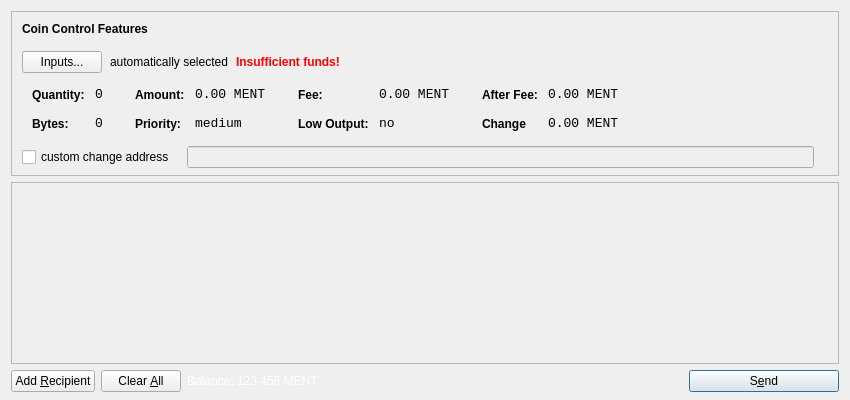
<?xml version="1.0" encoding="UTF-8"?>
<ui version="4.0">
 <class>SendCoinsDialog</class>
 <widget class="QDialog" name="SendCoinsDialog">
  <property name="geometry">
   <rect>
    <x>0</x>
    <y>0</y>
    <width>850</width>
    <height>400</height>
   </rect>
  </property>
  <property name="windowTitle">
   <string>Send Coins</string>
  </property>
  <layout class="QVBoxLayout" name="verticalLayout" stretch="0,1,0">
   <property name="bottomMargin">
    <number>8</number>
   </property>
   <item>
    <widget class="QFrame" name="frameCoinControl">
     <property name="sizePolicy">
      <sizepolicy hsizetype="Expanding" vsizetype="Expanding">
       <horstretch>0</horstretch>
       <verstretch>0</verstretch>
      </sizepolicy>
     </property>
     <property name="maximumSize">
      <size>
       <width>16777215</width>
       <height>16777215</height>
      </size>
     </property>
     <property name="frameShape">
      <enum>QFrame::StyledPanel</enum>
     </property>
     <property name="frameShadow">
      <enum>QFrame::Sunken</enum>
     </property>
     <layout class="QVBoxLayout" name="verticalLayoutCoinControl2">
      <property name="spacing">
       <number>-1</number>
      </property>
      <property name="leftMargin">
       <number>0</number>
      </property>
      <property name="topMargin">
       <number>0</number>
      </property>
      <property name="rightMargin">
       <number>0</number>
      </property>
      <property name="bottomMargin">
       <number>6</number>
      </property>
      <item>
       <layout class="QVBoxLayout" name="verticalLayoutCoinControl" stretch="0,0,0,0,1">
        <property name="spacing">
         <number>0</number>
        </property>
        <property name="leftMargin">
         <number>10</number>
        </property>
        <property name="topMargin">
         <number>10</number>
        </property>
        <item>
         <layout class="QHBoxLayout" name="horizontalLayoutCoinControl1">
          <property name="bottomMargin">
           <number>15</number>
          </property>
          <item>
           <widget class="QLabel" name="labelCoinControlFeatures">
            <property name="sizePolicy">
             <sizepolicy hsizetype="Preferred" vsizetype="Maximum">
              <horstretch>0</horstretch>
              <verstretch>0</verstretch>
             </sizepolicy>
            </property>
            <property name="font">
             <font>
              <weight>75</weight>
              <bold>true</bold>
             </font>
            </property>
            <property name="styleSheet">
             <string notr="true">font-weight:bold;</string>
            </property>
            <property name="text">
             <string>Coin Control Features</string>
            </property>
           </widget>
          </item>
         </layout>
        </item>
        <item>
         <layout class="QHBoxLayout" name="horizontalLayoutCoinControl2" stretch="0,0,0,0">
          <property name="spacing">
           <number>8</number>
          </property>
          <property name="bottomMargin">
           <number>10</number>
          </property>
          <item>
           <widget class="QPushButton" name="pushButtonCoinControl">
            <property name="styleSheet">
             <string notr="true"/>
            </property>
            <property name="text">
             <string>Inputs...</string>
            </property>
           </widget>
          </item>
          <item>
           <widget class="QLabel" name="labelCoinControlAutomaticallySelected">
            <property name="text">
             <string>automatically selected</string>
            </property>
            <property name="margin">
             <number>5</number>
            </property>
           </widget>
          </item>
          <item>
           <widget class="QLabel" name="labelCoinControlInsuffFunds">
            <property name="font">
             <font>
              <weight>75</weight>
              <bold>true</bold>
             </font>
            </property>
            <property name="styleSheet">
             <string notr="true">color:red;font-weight:bold;</string>
            </property>
            <property name="text">
             <string>Insufficient funds!</string>
            </property>
            <property name="margin">
             <number>5</number>
            </property>
           </widget>
          </item>
          <item>
           <spacer name="horizontalSpacerCoinControl">
            <property name="orientation">
             <enum>Qt::Horizontal</enum>
            </property>
            <property name="sizeHint" stdset="0">
             <size>
              <width>40</width>
              <height>1</height>
             </size>
            </property>
           </spacer>
          </item>
         </layout>
        </item>
        <item>
         <widget class="QWidget" name="widgetCoinControl" native="true">
          <property name="sizePolicy">
           <sizepolicy hsizetype="Preferred" vsizetype="Preferred">
            <horstretch>0</horstretch>
            <verstretch>0</verstretch>
           </sizepolicy>
          </property>
          <property name="minimumSize">
           <size>
            <width>0</width>
            <height>0</height>
           </size>
          </property>
          <property name="styleSheet">
           <string notr="true"/>
          </property>
          <layout class="QHBoxLayout" name="horizontalLayoutCoinControl5">
           <property name="margin">
            <number>0</number>
           </property>
           <item>
            <layout class="QHBoxLayout" name="horizontalLayoutCoinControl3" stretch="0,0,0,1">
             <property name="spacing">
              <number>20</number>
             </property>
             <property name="topMargin">
              <number>0</number>
             </property>
             <property name="bottomMargin">
              <number>10</number>
             </property>
             <item>
              <layout class="QFormLayout" name="formLayoutCoinControl1">
               <property name="horizontalSpacing">
                <number>10</number>
               </property>
               <property name="verticalSpacing">
                <number>14</number>
               </property>
               <property name="leftMargin">
                <number>10</number>
               </property>
               <property name="topMargin">
                <number>4</number>
               </property>
               <property name="rightMargin">
                <number>6</number>
               </property>
               <item row="0" column="0">
                <widget class="QLabel" name="labelCoinControlQuantityText">
                 <property name="styleSheet">
                  <string notr="true">font-weight:bold;</string>
                 </property>
                 <property name="text">
                  <string>Quantity:</string>
                 </property>
                 <property name="margin">
                  <number>0</number>
                 </property>
                </widget>
               </item>
               <item row="0" column="1">
                <widget class="QLabel" name="labelCoinControlQuantity">
                 <property name="font">
                  <font>
                   <family>Monospace</family>
                   <pointsize>10</pointsize>
                  </font>
                 </property>
                 <property name="cursor">
                  <cursorShape>IBeamCursor</cursorShape>
                 </property>
                 <property name="contextMenuPolicy">
                  <enum>Qt::ActionsContextMenu</enum>
                 </property>
                 <property name="text">
                  <string>0</string>
                 </property>
                 <property name="margin">
                  <number>0</number>
                 </property>
                 <property name="textInteractionFlags">
                  <set>Qt::LinksAccessibleByMouse|Qt::TextSelectableByKeyboard|Qt::TextSelectableByMouse</set>
                 </property>
                </widget>
               </item>
               <item row="1" column="0">
                <widget class="QLabel" name="labelCoinControlBytesText">
                 <property name="styleSheet">
                  <string notr="true">font-weight:bold;</string>
                 </property>
                 <property name="text">
                  <string>Bytes:</string>
                 </property>
                </widget>
               </item>
               <item row="1" column="1">
                <widget class="QLabel" name="labelCoinControlBytes">
                 <property name="font">
                  <font>
                   <family>Monospace</family>
                   <pointsize>10</pointsize>
                  </font>
                 </property>
                 <property name="cursor">
                  <cursorShape>IBeamCursor</cursorShape>
                 </property>
                 <property name="contextMenuPolicy">
                  <enum>Qt::ActionsContextMenu</enum>
                 </property>
                 <property name="text">
                  <string>0</string>
                 </property>
                 <property name="textInteractionFlags">
                  <set>Qt::LinksAccessibleByMouse|Qt::TextSelectableByKeyboard|Qt::TextSelectableByMouse</set>
                 </property>
                </widget>
               </item>
              </layout>
             </item>
             <item>
              <layout class="QFormLayout" name="formLayoutCoinControl2">
               <property name="horizontalSpacing">
                <number>10</number>
               </property>
               <property name="verticalSpacing">
                <number>14</number>
               </property>
               <property name="leftMargin">
                <number>6</number>
               </property>
               <property name="topMargin">
                <number>4</number>
               </property>
               <property name="rightMargin">
                <number>6</number>
               </property>
               <item row="0" column="0">
                <widget class="QLabel" name="labelCoinControlAmountText">
                 <property name="styleSheet">
                  <string notr="true">font-weight:bold;</string>
                 </property>
                 <property name="text">
                  <string>Amount:</string>
                 </property>
                 <property name="margin">
                  <number>0</number>
                 </property>
                </widget>
               </item>
               <item row="0" column="1">
                <widget class="QLabel" name="labelCoinControlAmount">
                 <property name="font">
                  <font>
                   <family>Monospace</family>
                   <pointsize>10</pointsize>
                  </font>
                 </property>
                 <property name="cursor">
                  <cursorShape>IBeamCursor</cursorShape>
                 </property>
                 <property name="contextMenuPolicy">
                  <enum>Qt::ActionsContextMenu</enum>
                 </property>
                 <property name="text">
                  <string>0.00 MENT</string>
                 </property>
                 <property name="textInteractionFlags">
                  <set>Qt::LinksAccessibleByMouse|Qt::TextSelectableByKeyboard|Qt::TextSelectableByMouse</set>
                 </property>
                </widget>
               </item>
               <item row="1" column="0">
                <widget class="QLabel" name="labelCoinControlPriorityText">
                 <property name="styleSheet">
                  <string notr="true">font-weight:bold;</string>
                 </property>
                 <property name="text">
                  <string>Priority:</string>
                 </property>
                </widget>
               </item>
               <item row="1" column="1">
                <widget class="QLabel" name="labelCoinControlPriority">
                 <property name="font">
                  <font>
                   <family>Monospace</family>
                   <pointsize>10</pointsize>
                  </font>
                 </property>
                 <property name="cursor">
                  <cursorShape>IBeamCursor</cursorShape>
                 </property>
                 <property name="contextMenuPolicy">
                  <enum>Qt::ActionsContextMenu</enum>
                 </property>
                 <property name="text">
                  <string>medium</string>
                 </property>
                 <property name="textInteractionFlags">
                  <set>Qt::LinksAccessibleByMouse|Qt::TextSelectableByKeyboard|Qt::TextSelectableByMouse</set>
                 </property>
                </widget>
               </item>
              </layout>
             </item>
             <item>
              <layout class="QFormLayout" name="formLayoutCoinControl3">
               <property name="horizontalSpacing">
                <number>10</number>
               </property>
               <property name="verticalSpacing">
                <number>14</number>
               </property>
               <property name="leftMargin">
                <number>6</number>
               </property>
               <property name="topMargin">
                <number>4</number>
               </property>
               <property name="rightMargin">
                <number>6</number>
               </property>
               <item row="0" column="0">
                <widget class="QLabel" name="labelCoinControlFeeText">
                 <property name="styleSheet">
                  <string notr="true">font-weight:bold;</string>
                 </property>
                 <property name="text">
                  <string>Fee:</string>
                 </property>
                 <property name="margin">
                  <number>0</number>
                 </property>
                </widget>
               </item>
               <item row="0" column="1">
                <widget class="QLabel" name="labelCoinControlFee">
                 <property name="font">
                  <font>
                   <family>Monospace</family>
                   <pointsize>10</pointsize>
                  </font>
                 </property>
                 <property name="cursor">
                  <cursorShape>IBeamCursor</cursorShape>
                 </property>
                 <property name="contextMenuPolicy">
                  <enum>Qt::ActionsContextMenu</enum>
                 </property>
                 <property name="text">
                  <string>0.00 MENT</string>
                 </property>
                 <property name="textInteractionFlags">
                  <set>Qt::LinksAccessibleByMouse|Qt::TextSelectableByKeyboard|Qt::TextSelectableByMouse</set>
                 </property>
                </widget>
               </item>
               <item row="1" column="0">
                <widget class="QLabel" name="labelCoinControlLowOutputText">
                 <property name="styleSheet">
                  <string notr="true">font-weight:bold;</string>
                 </property>
                 <property name="text">
                  <string>Low Output:</string>
                 </property>
                </widget>
               </item>
               <item row="1" column="1">
                <widget class="QLabel" name="labelCoinControlLowOutput">
                 <property name="font">
                  <font>
                   <family>Monospace</family>
                   <pointsize>10</pointsize>
                  </font>
                 </property>
                 <property name="cursor">
                  <cursorShape>IBeamCursor</cursorShape>
                 </property>
                 <property name="contextMenuPolicy">
                  <enum>Qt::ActionsContextMenu</enum>
                 </property>
                 <property name="text">
                  <string>no</string>
                 </property>
                 <property name="textInteractionFlags">
                  <set>Qt::LinksAccessibleByMouse|Qt::TextSelectableByKeyboard|Qt::TextSelectableByMouse</set>
                 </property>
                </widget>
               </item>
              </layout>
             </item>
             <item>
              <layout class="QFormLayout" name="formLayoutCoinControl4">
               <property name="horizontalSpacing">
                <number>10</number>
               </property>
               <property name="verticalSpacing">
                <number>14</number>
               </property>
               <property name="leftMargin">
                <number>6</number>
               </property>
               <property name="topMargin">
                <number>4</number>
               </property>
               <property name="rightMargin">
                <number>6</number>
               </property>
               <item row="0" column="0">
                <widget class="QLabel" name="labelCoinControlAfterFeeText">
                 <property name="styleSheet">
                  <string notr="true">font-weight:bold;</string>
                 </property>
                 <property name="text">
                  <string>After Fee:</string>
                 </property>
                 <property name="margin">
                  <number>0</number>
                 </property>
                </widget>
               </item>
               <item row="0" column="1">
                <widget class="QLabel" name="labelCoinControlAfterFee">
                 <property name="font">
                  <font>
                   <family>Monospace</family>
                   <pointsize>10</pointsize>
                  </font>
                 </property>
                 <property name="cursor">
                  <cursorShape>IBeamCursor</cursorShape>
                 </property>
                 <property name="contextMenuPolicy">
                  <enum>Qt::ActionsContextMenu</enum>
                 </property>
                 <property name="text">
                  <string>0.00 MENT</string>
                 </property>
                 <property name="textInteractionFlags">
                  <set>Qt::LinksAccessibleByMouse|Qt::TextSelectableByKeyboard|Qt::TextSelectableByMouse</set>
                 </property>
                </widget>
               </item>
               <item row="1" column="0">
                <widget class="QLabel" name="labelCoinControlChangeText">
                 <property name="styleSheet">
                  <string notr="true">font-weight:bold;</string>
                 </property>
                 <property name="text">
                  <string>Change</string>
                 </property>
                </widget>
               </item>
               <item row="1" column="1">
                <widget class="QLabel" name="labelCoinControlChange">
                 <property name="font">
                  <font>
                   <family>Monospace</family>
                   <pointsize>10</pointsize>
                  </font>
                 </property>
                 <property name="cursor">
                  <cursorShape>IBeamCursor</cursorShape>
                 </property>
                 <property name="contextMenuPolicy">
                  <enum>Qt::ActionsContextMenu</enum>
                 </property>
                 <property name="text">
                  <string>0.00 MENT</string>
                 </property>
                 <property name="textInteractionFlags">
                  <set>Qt::LinksAccessibleByMouse|Qt::TextSelectableByKeyboard|Qt::TextSelectableByMouse</set>
                 </property>
                </widget>
               </item>
              </layout>
             </item>
            </layout>
           </item>
          </layout>
         </widget>
        </item>
        <item>
         <layout class="QHBoxLayout" name="horizontalLayoutCoinControl4" stretch="0,0,0">
          <property name="spacing">
           <number>12</number>
          </property>
          <property name="sizeConstraint">
           <enum>QLayout::SetDefaultConstraint</enum>
          </property>
          <property name="topMargin">
           <number>5</number>
          </property>
          <property name="rightMargin">
           <number>5</number>
          </property>
          <item>
           <widget class="QCheckBox" name="checkBoxCoinControlChange">
            <property name="text">
             <string>custom change address</string>
            </property>
           </widget>
          </item>
          <item>
           <widget class="QLineEdit" name="lineEditCoinControlChange">
            <property name="enabled">
             <bool>false</bool>
            </property>
            <property name="sizePolicy">
             <sizepolicy hsizetype="Expanding" vsizetype="Fixed">
              <horstretch>0</horstretch>
              <verstretch>0</verstretch>
             </sizepolicy>
            </property>
           </widget>
          </item>
          <item>
           <widget class="QLabel" name="labelCoinControlChangeLabel">
            <property name="sizePolicy">
             <sizepolicy hsizetype="Preferred" vsizetype="Expanding">
              <horstretch>0</horstretch>
              <verstretch>0</verstretch>
             </sizepolicy>
            </property>
            <property name="minimumSize">
             <size>
              <width>0</width>
              <height>0</height>
             </size>
            </property>
            <property name="text">
             <string/>
            </property>
            <property name="margin">
             <number>3</number>
            </property>
           </widget>
          </item>
         </layout>
        </item>
        <item>
         <spacer name="verticalSpacerCoinControl">
          <property name="orientation">
           <enum>Qt::Vertical</enum>
          </property>
          <property name="sizeHint" stdset="0">
           <size>
            <width>800</width>
            <height>1</height>
           </size>
          </property>
         </spacer>
        </item>
       </layout>
      </item>
     </layout>
    </widget>
   </item>
   <item>
    <widget class="QScrollArea" name="scrollArea">
     <property name="widgetResizable">
      <bool>true</bool>
     </property>
     <widget class="QWidget" name="scrollAreaWidgetContents">
      <property name="geometry">
       <rect>
        <x>0</x>
        <y>0</y>
        <width>830</width>
        <height>165</height>
       </rect>
      </property>
      <layout class="QVBoxLayout" name="verticalLayout_2">
       <property name="margin">
        <number>0</number>
       </property>
       <item>
        <layout class="QVBoxLayout" name="entries">
         <property name="spacing">
          <number>6</number>
         </property>
        </layout>
       </item>
       <item>
        <spacer name="verticalSpacer">
         <property name="orientation">
          <enum>Qt::Vertical</enum>
         </property>
         <property name="sizeHint" stdset="0">
          <size>
           <width>20</width>
           <height>40</height>
          </size>
         </property>
        </spacer>
       </item>
      </layout>
     </widget>
    </widget>
   </item>
   <item>
    <layout class="QHBoxLayout" name="horizontalLayout">
     <item>
      <widget class="QPushButton" name="addButton">
       <property name="toolTip">
        <string>Send to multiple recipients at once</string>
       </property>
       <property name="text">
        <string>Add &amp;Recipient</string>
       </property>
       <property name="icon">
        <iconset resource="../bitcoin.qrc">
         <normaloff>:/icons/add</normaloff>:/icons/add</iconset>
       </property>
       <property name="autoDefault">
        <bool>false</bool>
       </property>
      </widget>
     </item>
     <item>
      <widget class="QPushButton" name="clearButton">
       <property name="sizePolicy">
        <sizepolicy hsizetype="Minimum" vsizetype="Fixed">
         <horstretch>0</horstretch>
         <verstretch>0</verstretch>
        </sizepolicy>
       </property>
       <property name="toolTip">
        <string>Remove all transaction fields</string>
       </property>
       <property name="text">
        <string>Clear &amp;All</string>
       </property>
       <property name="icon">
        <iconset resource="../bitcoin.qrc">
         <normaloff>:/icons/remove</normaloff>:/icons/remove</iconset>
       </property>
       <property name="autoRepeatDelay">
        <number>300</number>
       </property>
       <property name="autoDefault">
        <bool>false</bool>
       </property>
      </widget>
     </item>
     <item>
      <layout class="QHBoxLayout" name="horizontalLayout_2">
       <property name="spacing">
        <number>3</number>
       </property>
       <item>
        <widget class="QLabel" name="label">
         <property name="sizePolicy">
          <sizepolicy hsizetype="Preferred" vsizetype="Fixed">
           <horstretch>0</horstretch>
           <verstretch>0</verstretch>
          </sizepolicy>
         </property>
         <property name="styleSheet">
             <string notr="true">QLabel { color: white; }</string>
         </property>
         <property name="text">
          <string>Balance:</string>
         </property>
        </widget>
       </item>
       <item>
        <widget class="QLabel" name="labelBalance">
         <property name="sizePolicy">
          <sizepolicy hsizetype="Preferred" vsizetype="Fixed">
           <horstretch>0</horstretch>
           <verstretch>0</verstretch>
          </sizepolicy>
         </property>
         <property name="cursor">
          <cursorShape>IBeamCursor</cursorShape>
         </property>
         <property name="styleSheet">
             <string notr="true">QLabel { color: white; }</string>
            </property>
         <property name="text">
          <string>123.456 MENT</string>
         </property>
         <property name="textInteractionFlags">
          <set>Qt::LinksAccessibleByMouse|Qt::TextSelectableByKeyboard|Qt::TextSelectableByMouse</set>
         </property>
        </widget>
       </item>
      </layout>
     </item>
     <item>
      <spacer name="horizontalSpacer">
       <property name="orientation">
        <enum>Qt::Horizontal</enum>
       </property>
       <property name="sizeHint" stdset="0">
        <size>
         <width>40</width>
         <height>20</height>
        </size>
       </property>
      </spacer>
     </item>
     <item>
      <widget class="QPushButton" name="sendButton">
       <property name="minimumSize">
        <size>
         <width>150</width>
         <height>0</height>
        </size>
       </property>
       <property name="toolTip">
        <string>Confirm the send action</string>
       </property>
       <property name="text">
        <string>S&amp;end</string>
       </property>
       <property name="icon">
        <iconset resource="../bitcoin.qrc">
         <normaloff>:/icons/send</normaloff>:/icons/send</iconset>
       </property>
       <property name="default">
        <bool>true</bool>
       </property>
      </widget>
     </item>
    </layout>
   </item>
  </layout>
 </widget>
 <resources>
  <include location="../bitcoin.qrc"/>
 </resources>
 <connections/>
</ui>
